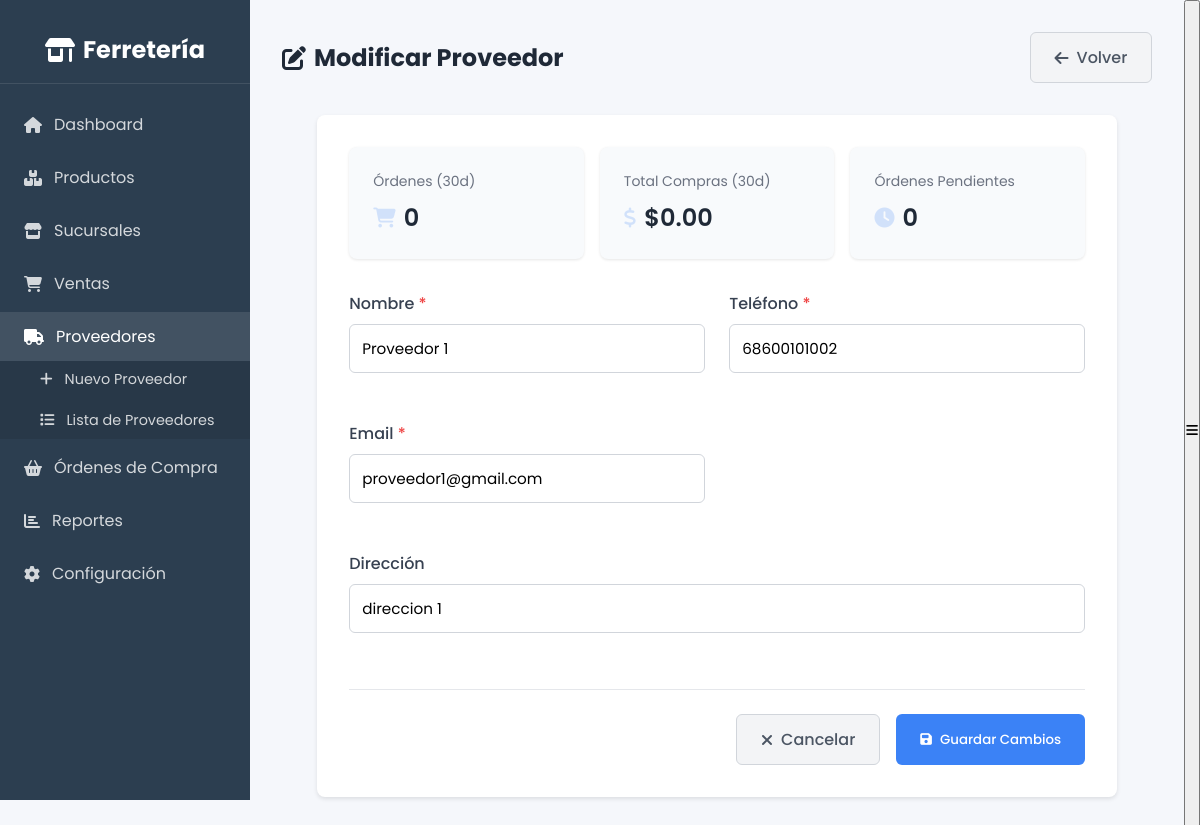
Page /modificaciones/modificar_proveedor.php?id=6 on the committed database.
### tables this page shows
CREATE TABLE `proveedor` (
  `proveedor_id` int(11) NOT NULL,
  `nombre` varchar(100) NOT NULL,
  `telefono` varchar(20) DEFAULT NULL,
  `email` varchar(100) DEFAULT NULL,
  `direccion` varchar(200) DEFAULT NULL
);

### modificaciones/modificar_proveedor.php (the view, shortened to what this page needs)
<?php
require_once '../includes/db.php';
$proveedor_id = intval($_GET['id']);
$stmt = $pdo->prepare("SELECT * FROM Proveedor WHERE proveedor_id = ?");
$stmt->execute([$proveedor_id]);
$proveedor = $stmt->fetch(PDO::FETCH_ASSOC);
$stmt = $pdo->prepare("
    SELECT
        COUNT(oc.orden_compra_id) as total_ordenes,
        COALESCE(SUM(oc.total), 0) as total_compras,
        COUNT(CASE WHEN oc.estado = 'PENDIENTE' THEN 1 END) as ordenes_pendientes
    FROM orden_compra oc
    WHERE oc.proveedor_id = ?
    AND oc.fecha_orden >= DATE_SUB(CURRENT_DATE, INTERVAL 30 DAY)
");
$stmt->execute([$proveedor_id]);
$stats = $stmt->fetch(PDO::FETCH_ASSOC);
?>
<!DOCTYPE html>
<html lang="es">
<head>
    <link rel="stylesheet" href="https://cdnjs.cloudflare.com/ajax/libs/font-awesome/6.4.0/css/all.min.css">
    <link rel="stylesheet" href="../assets/css/styles.css">
</head>
<body class="dashboard-body">
    <?php include '../includes/sidebar.php'; ?>
    <div class="main-content">
        <div class="page-content">
            <div class="header-actions">
                <h2><i class="fas fa-edit"></i> Modificar Proveedor</h2>
                <a href="../consultas/proveedores.php" class="btn-secondary">
                    <i class="fas fa-arrow-left"></i> Volver
                </a>
            </div>
            <div class="form-container">
                <div class="stats-container">
                    <div class="stat-card">
                        <div class="stat-title">Órdenes (30d)</div>
                        <div class="stat-value">
                            <i class="fas fa-shopping-cart stat-icon"></i>
                            <?php echo number_format($stats['total_ordenes']); ?>
                        </div>
                    </div>
                    <div class="stat-card">
                        <div class="stat-title">Total Compras (30d)</div>
                        <div class="stat-value">
                            <i class="fas fa-dollar-sign stat-icon"></i>
                            $<?php echo number_format($stats['total_compras'], 2); ?>
                        </div>
                    </div>
                    <div class="stat-card">
                        <div class="stat-title">Órdenes Pendientes</div>
                        <div class="stat-value">
                            <i class="fas fa-clock stat-icon"></i>
                            <?php echo number_format($stats['ordenes_pendientes']); ?>
                        </div>
                    </div>
                </div>
                <form method="POST" class="form">
                    <div class="form-grid">
                        <div class="form-group">
                            <label for="nombre" class="required-field">Nombre</label>
                            <input type="text" id="nombre" name="nombre"
                                   value="<?php echo htmlspecialchars($proveedor['nombre']); ?>"
                                   required>
                        </div>
                        <div class="form-group">
                            <label for="telefono" class="required-field">Teléfono</label>
                            <input type="tel" id="telefono" name="telefono"
                                   value="<?php echo htmlspecialchars($proveedor['telefono']); ?>"
                                   pattern="[0-9]{10}"
                                   title="El teléfono debe contener 10 dígitos"
                                   required>
                        </div>
                        <div class="form-group">
                            <label for="email" class="required-field">Email</label>
                            <input type="email" id="email" name="email"
                                   value="<?php echo htmlspecialchars($proveedor['email']); ?>"
                                   required>
                        </div>
                        <div class="form-group full-width">
                            <label for="direccion">Dirección</label>
                            <input type="text" id="direccion" name="direccion"
                                   value="<?php echo htmlspecialchars($proveedor['direccion']); ?>">
                        </div>
                    </div>
                    <div class="form-actions">
                        <a href="../consultas/proveedores.php" class="btn-secondary">
                            <i class="fas fa-times"></i> Cancelar
                        </a>
                        <button type="submit" class="btn-primary">
                            <i class="fas fa-save"></i> Guardar Cambios
                        </button>
                    </div>
                </form>
            </div>
        </div>
    </div>
</body>
</html>

### assets/css/styles.css (style rules this page uses)
:root { --primary: #4361ee; --secondary: #3f37c9; --success: #4cc9f0; --danger: #f72585; --warning: #f8961e; --info: #4895ef; --light: #f8f9fa; --dark: #212529; --sidebar-width: 250px; }
* { margin: 0; padding: 0; box-sizing: border-box; font-family: 'Poppins', sans-serif; }
body { background-color: #f5f7fb; color: #333; }
body.dashboard-body { display: flex; min-height: 100vh; overflow-x: hidden; }
.main-content { flex: 1; margin-left: var(--sidebar-width); padding: 2rem; min-height: 100vh; background: #f5f7fb; transition: margin-left 0.3s ease; }
.stat-card { background: white; padding: 1.5rem; border-radius: 8px; box-shadow: 0 2px 4px rgba(0,0,0,0.1); transition: transform 0.3s ease; }
.stat-title { color: #6c757d; font-size: 0.875rem; margin-bottom: 0.5rem; }
.stat-value { font-size: 1.5rem; font-weight: 600; color: #2c3e50; }
.stat-icon { float: right; font-size: 2rem; color: var(--primary); opacity: 0.2; }

### modificaciones/modificar_proveedor.php (style rules this page uses)
.form-container { background: white; padding: 2rem; border-radius: 8px; box-shadow: 0 2px 4px rgba(0, 0, 0, 0.1); max-width: 800px; margin: 2rem auto; }
.form-grid { display: grid; grid-template-columns: repeat(2, 1fr); gap: 1.5rem; }
.form-group { margin-bottom: 1.5rem; }
.form-group.full-width { grid-column: 1 / -1; }
.form-group label { display: block; margin-bottom: 0.5rem; font-weight: 500; color: #374151; }
.form-group input { width: 100%; padding: 0.75rem; border: 1px solid #d1d5db; border-radius: 6px; font-size: 0.95rem; transition: border-color 0.15s ease; }
.form-actions { display: flex; justify-content: flex-end; gap: 1rem; margin-top: 2rem; padding-top: 1.5rem; border-top: 1px solid #e5e7eb; }
.btn-primary, .btn-secondary { padding: 0.75rem 1.5rem; border-radius: 6px; font-weight: 500; display: inline-flex; align-items: center; gap: 0.5rem; transition: all 0.15s ease; cursor: pointer; text-decoration: none; }
.btn-primary { background: #3b82f6; color: white; border: none; }
.btn-secondary { background: #f3f4f6; color: #4b5563; border: 1px solid #d1d5db; }
.required-field::after { content: ' *'; color: #ef4444; }
.header-actions { display: flex; justify-content: space-between; align-items: center; margin-bottom: 2rem; }
.header-actions h2 { margin: 0; font-size: 1.5rem; color: #1f2937; display: flex; align-items: center; gap: 0.5rem; }
.stats-container { display: grid; grid-template-columns: repeat(auto-fit, minmax(200px, 1fr)); gap: 1rem; margin-bottom: 2rem; }
.stat-card { background: #f8fafc; padding: 1.5rem; border-radius: 8px; box-shadow: 0 1px 3px rgba(0, 0, 0, 0.1); }
.stat-title { font-size: 0.875rem; color: #6b7280; margin-bottom: 0.5rem; }
.stat-value { font-size: 1.5rem; font-weight: 600; color: #1f2937; display: flex; align-items: center; gap: 0.5rem; }
.stat-icon { color: #3b82f6; font-size: 1.25rem; }

### rows in the picture
proveedor: nombre "Proveedor 1", telefono "68600101002", email "proveedor1@gmail.com", direccion "direccion 1"

### other values in the picture
$stats['total_ordenes'] "0"
$stats['total_compras'] "0.00"
$stats['ordenes_pendientes'] "0"
